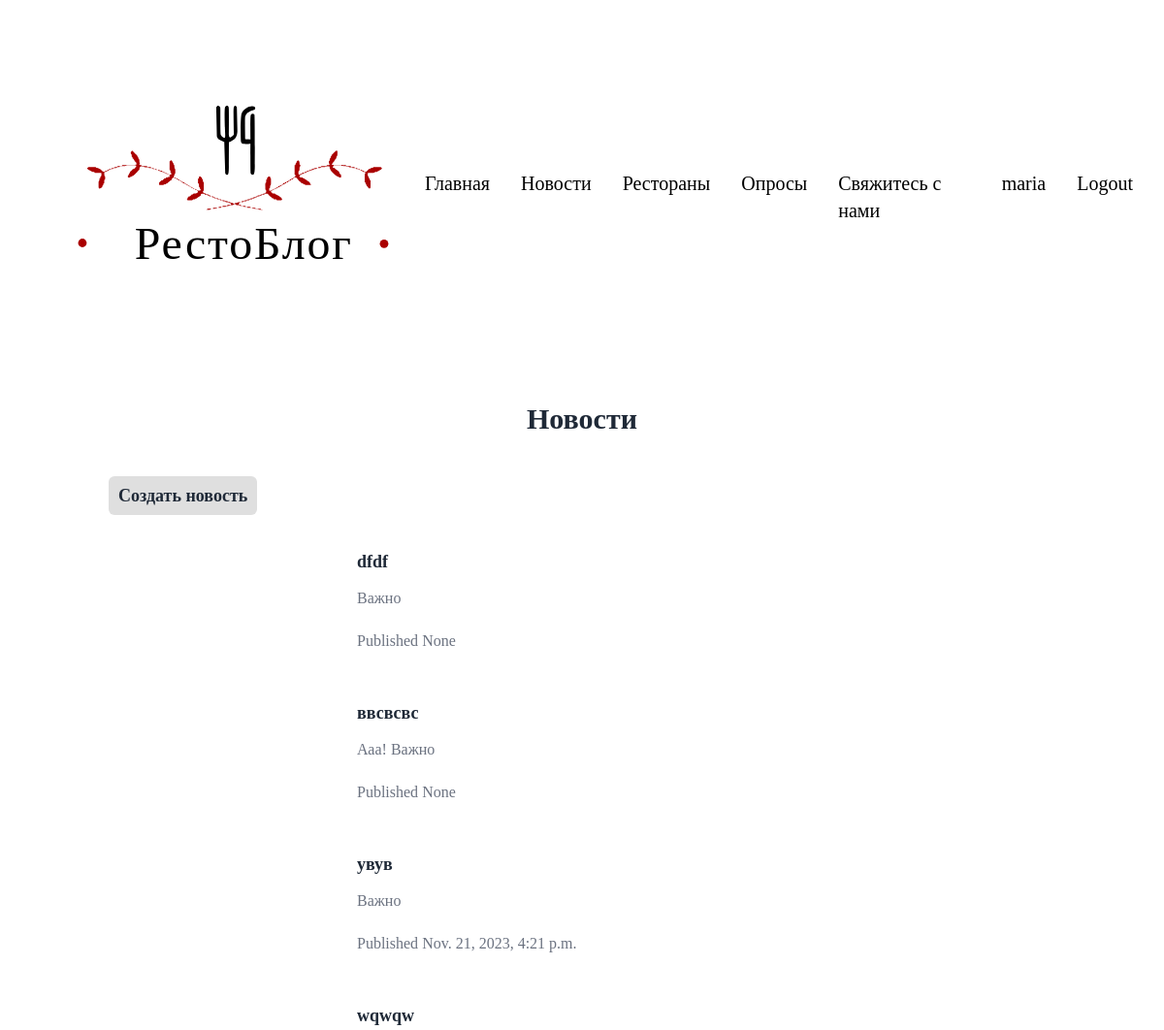
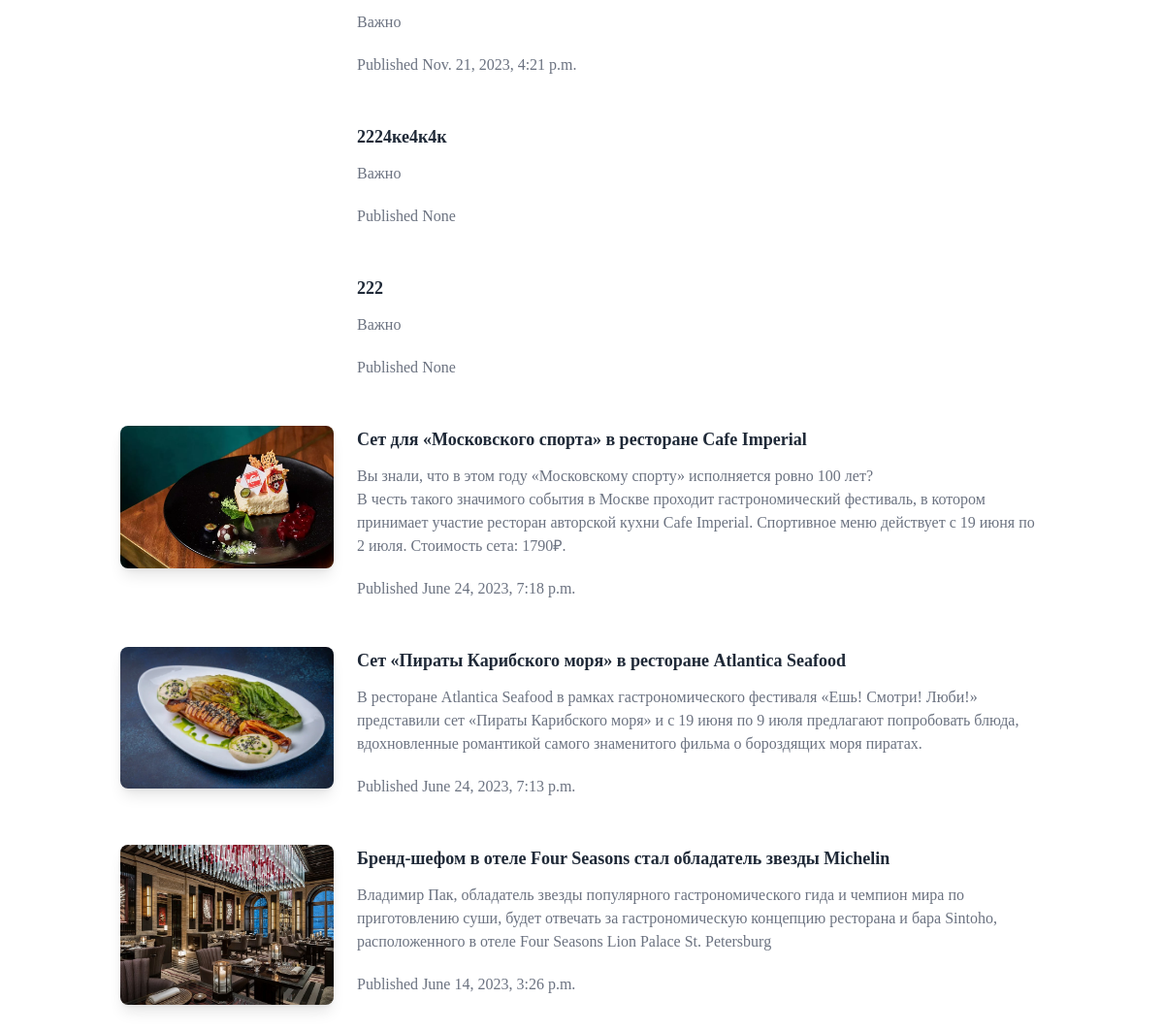
Page /news (signed in) on the committed database (2 pictures, top to bottom).
### myapp/models.py (models this page shows, shortened)
class News(models.Model):
    objects = None
    author = models.ForeignKey(settings.AUTH_USER_MODEL, on_delete=models.CASCADE)
    image = models.ImageField(upload_to='images/', null=True)
    title = models.CharField(max_length=200)
    text = models.TextField()
    created_date = models.DateTimeField(null=True, blank=True, default=timezone.now)
    published_date = models.DateTimeField(blank=True, null=True)
    history = HistoricalRecords()

### myapp/views.py (the view)
# urls.py: path('news', views.news, name='news'),
def news(request):
    newss = News.objects.filter(
        Q(text__startswith='В') | Q(text__startswith='А') & ~Q(text__startswith='Н')
    ).order_by('-created_date')
    return render(request, 'News.html', {'newss': newss})

### myapp/templates/news.html (shortened to what this page needs)
{% load static tailwind_tags %}
<!doctype html>
<html lang="en">
<head>
    {% tailwind_css %}
</head>
<body>
<header>
    <div class="flex items-center px-8">
        <a><img src="{% static 'img/rb.svg' %}" alt=""></a>
        <nav class="text-xl ml-auto">
            <ul class=" flex flex-row gap-8">
                <li>
                    <a href="{% url 'index' %}">Главная</a>
                </li>
                <li>
                    <a href="{% url 'news' %}">Новости</a>
                </li>
                <li>
                    <a href="{% url 'rest' %}">Рестораны</a>
                </li>
                <li>
                    <a href="{% url 'polls' %}">Опросы</a>
                </li>
                <li>
                    <a href="{% url 'form' %}">Свяжитесь с нами</a>
                </li>
                {%if request.user.is_authenticated %}
                <li>{{ request.user.username }}</li>
                <li><a href="{% url 'logout' %}">Logout</a></li>
                {%endif%}
            </ul>
        </nav>
    </div>
</header>
<main>
    <div class="container my-2 px-6 mx-auto">
        <div class="mb-32 text-gray-800 text-center md:text-left">
            <h2 class="text-3xl font-bold mb-12 text-center">Новости</h2>
            <div style="margin-bottom: 40px">
                <a href="{% url 'create_news' %}" style="background-color: #dfdfdf; padding: 10px; border-radius: 6px; font-weight: bold; font-size: 18px">Создать новость</a>
            </div>
            {% for news in newss %}
            <div class="flex flex-wrap mb-6">
                <div class="grow-0 shrink-0 basis-auto w-full md:w-3/12 px-3 mb-6 md:mb-0 ml-auto">
                    <div
                            class="relative overflow-hidden bg-no-repeat bg-cover relative overflow-hidden bg-no-repeat bg-cover ripple shadow-lg rounded-lg mb-6"
                            data-mdb-ripple="true" data-mdb-ripple-color="light">
                        {% if news.image %}
                        <img src="{{ news.image.url }}" alt="{{ news.title }}">
                        {% endif %}
                    </div>
                </div>
                <div class="grow-0 shrink-0 basis-auto w-full md:w-9/12 xl:w-7/12 px-3 mb-6 md:mb-0 mr-auto">
                    <h5 class="text-lg font-bold mb-3">{{ news.title }}</h5>
                    <p class="text-gray-500">
                        {{ news.text|linebreaksbr }}
                    </p>
                    <p class="mt-5 font-light text-gray-500 mb-6">Published {{ news.published_date }}</p>
                </div>
            </div>
            {% endfor %}
        </div>
    </div>
</main>
</body>
</html>

### rows in the picture
News: title "dfdf", text "Важно", published_date "None"
News: title "ввсвсвс", text "Ааа! Важно", published_date "None"
News: title "увув", text "Важно", published_date "Nov. 21, 2023, 4:21 p.m."
News: title "wqwqw", text "Важно", published_date "Nov. 21, 2023, 4:21 p.m."
News: title "2224ке4к4к", text "Важно", published_date "None"
News: title "222", text "Важно", published_date "None"
News: image (picture), title "Сет для «Московского спорта» в ресторане Cafe Imperial", text "Вы знали, что в этом году «Московскому спорту» исполняется ровно 100 лет? В честь такого значимого события в Москве проходит гастрономический фестиваль, в котором принимает участие ресторан авторской кухни Cafe Imperial. Спортивное меню действует с 19 июня по 2 июля. Стоимость сета: 1790₽.", published_date "June 24, 2023, 7:18 p.m."
News: image (picture), title "Сет «Пираты Карибского моря» в ресторане Atlantica Seafood", text "В ресторане Atlantica Seafood в рамках гастрономического фестиваля «Ешь! Смотри! Люби!» представили сет «Пираты Карибского моря» и с 19 июня по 9 июля предлагают попробовать блюда, вдохновленные романтикой самого знаменитого фильма о бороздящих моря пиратах.", published_date "June 24, 2023, 7:13 p.m."
News: image (picture), title "Бренд-шефом в отеле Four Seasons стал обладатель звезды Michelin", text "Владимир Пак, обладатель звезды популярного гастрономического гида и чемпион мира по приготовлению суши, будет отвечать за гастрономическую концепцию ресторана и бара Sintoho, расположенного в отеле Four Seasons Lion Palace St. Petersburg", published_date "June 14, 2023, 3:26 p.m."

### other values in the picture
{{ request.user.username }} "maria"
